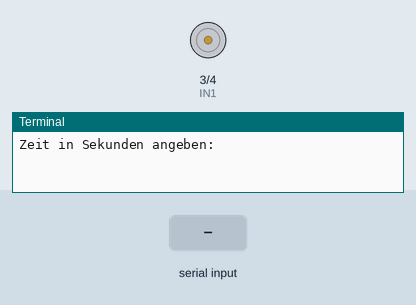
Recording of a program running on a simulated Raspberry Pi (BCM pin numbers). On the bench: motor-driver pin pairs drawn as motors (green arrow = first pin HIGH = forward, orange = second pin HIGH = backward, longer = more drive, scaled by the enable pin), the last lines printed to the terminal. The test bench sets the inputs (shaded band). At 6.3 s the program stops and its outputs stay as they are.

Above: at 1.2 s.
1.3 s: "5" typed at the terminal, then Enter
At 2.2 s:
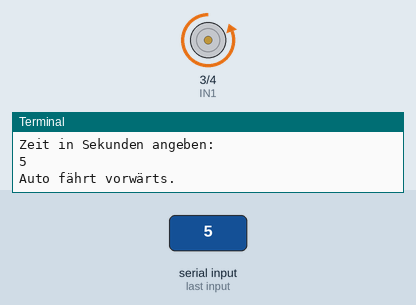
Timing chart, 0 to 7.8 s (numbered marks = the images above; inputs shaded):
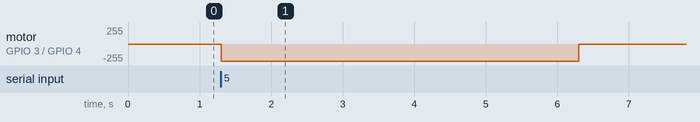

Measured:
- after the input at 1.3 s, motor on GPIO 3 (IN1) / GPIO 4 (IN2): stopped → backward 255/255 at once, → stopped 5.0 s later

The program:

seitentest.py
```python
import RPi.GPIO as GPIO  # GPIO-Bibliothek importieren
import time  # Modul time importieren

GPIO.setmode(GPIO.BCM)  # Verwende BCM-Pinnummern

# GPIO-Channel festlegen
# Motor A
ENA = 2  # Enable Motor A
IN1 = 3  # In 1
IN2 = 4  # In 2

# GPIOs als Ausgang setzen
GPIO.setup(ENA, GPIO.OUT)
GPIO.setup(IN1, GPIO.OUT)
GPIO.setup(IN2, GPIO.OUT)

# Enable für Motor A und B anschalten
GPIO.output(ENA, GPIO.HIGH)

t = input("Zeit in Sekunden angeben: ")
t = int(t)

# Funktion: Vorwärtsfahren
def forward(t):
    GPIO.output(IN1, GPIO.LOW)  # Motor A Rechtslauf
    GPIO.output(IN2, GPIO.HIGH)  # Motor A Rechtslauf
    time.sleep(t)                # Zeit, die das Auto fährt
    GPIO.output(IN1, GPIO.LOW)   # Bremsen
    GPIO.output(IN2, GPIO.LOW)   # Bremsen

print ("Auto fährt vorwärts.")
forward(t)  # Funktion ausführen
GPIO.cleanup()  # Aufräumen
```
